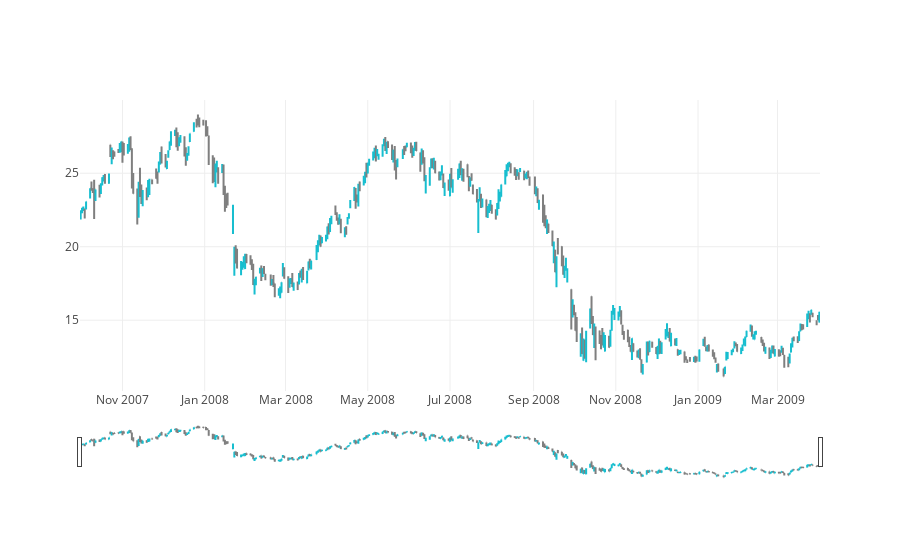

The cell this chart's notebook holds for it:
### Markdown cell above
### Custom OHLC Colors

### Code cell
df = web.DataReader(
    'aapl',
    'yahoo',
    datetime(2007, 10, 1),
    datetime(2009, 4, 1)
)
trace = go.Ohlc(
    x=df.index,
    open=df.Open,
    high=df.High,
    low=df.Low,
    close=df.Close,
    increasing=dict(
        line=dict(color='#17BECF')
    ),
    decreasing=dict(
        line=dict(color= '#7F7F7F')
    )
)
data = [trace]
plotly.offline.iplot(data)

### Figure 1 — Plotly figure (JSON) as saved in the notebook; plotly's stock layout.template omitted (floating-point values rounded to 4 significant figures; data arrays with more than 128 entries replaced by an {"elided": "..."} marker saying what was removed)
{"data": [{"close": {"elided": "379 float values"}, "decreasing": {"line": {"color": "#7F7F7F"}}, "high": {"elided": "379 float values"}, "increasing": {"line": {"color": "#17BECF"}}, "low": {"elided": "379 float values"}, "open": {"elided": "379 float values"}, "type": "ohlc", "x": {"elided": "379 str values"}}], "layout": {}}
